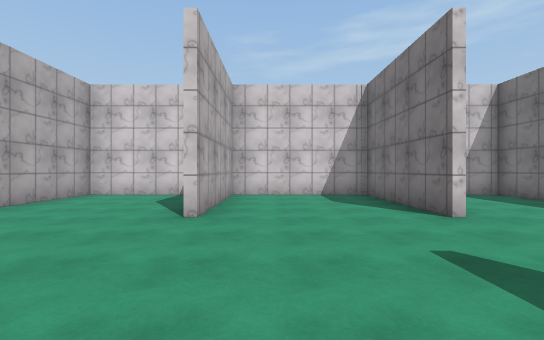
view 1 (above)

17 first-person views from a walk through a 3-D level made in the Unity game engine. The camera is 1.4 m above the floor, looks level and sees 85° across. The floor is counted in squares, 2 m on a side. Each view is taken from the middle of a square. On the plan, view 1 faces up. The plan holds only what a view shows up to about 10 squares ahead; the rest is blank. The place goes on beyond the plan. The player is left out. Surface patterns are stand-ins for the level's own textures.

view 2
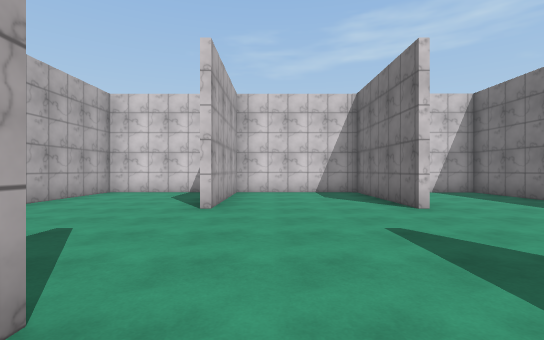

view 3
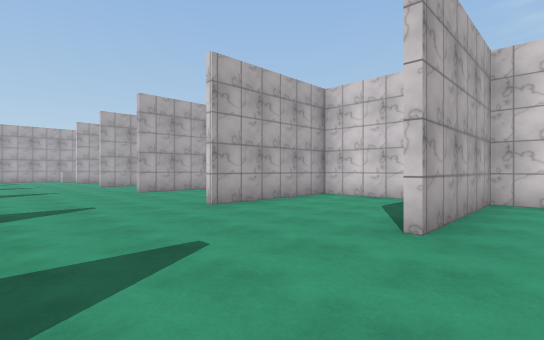

view 4
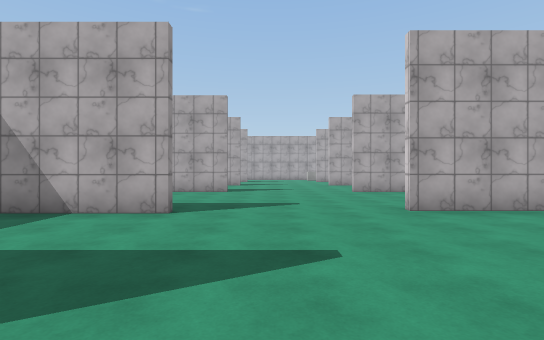

view 5
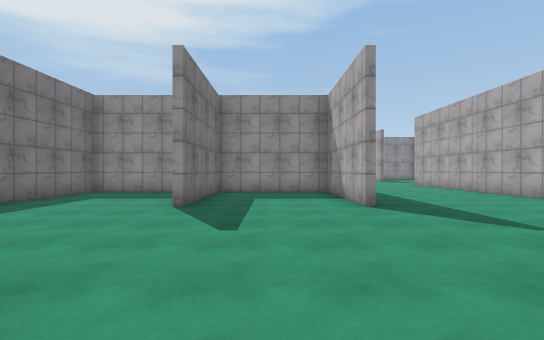

view 6
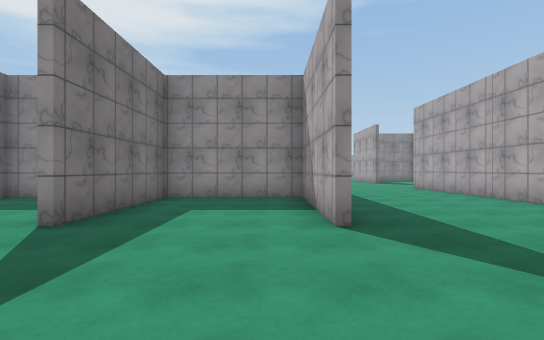

view 7
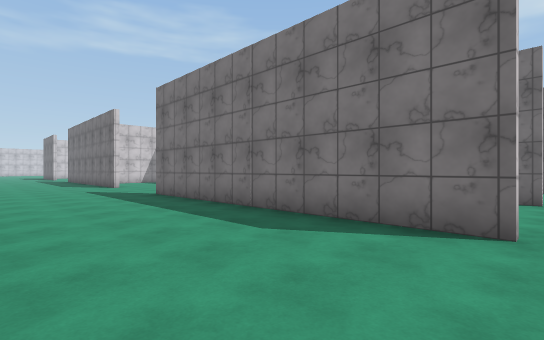

view 8
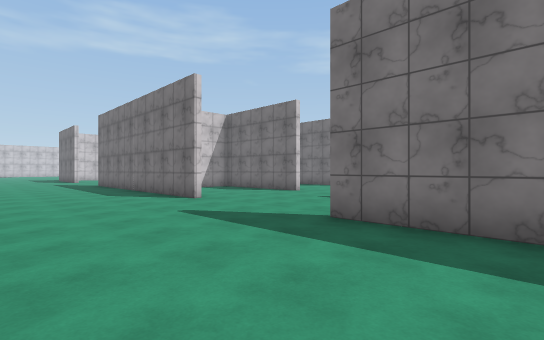

view 9
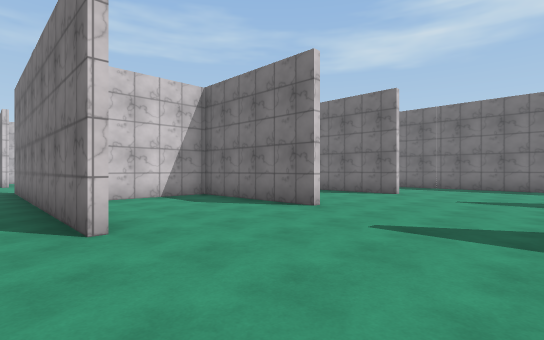

view 10
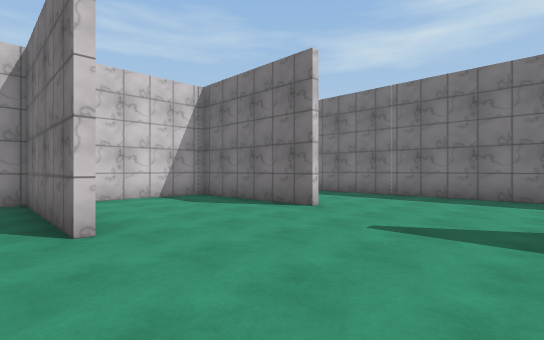

view 11
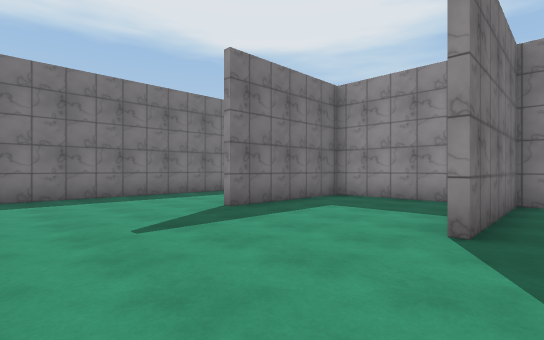

view 12
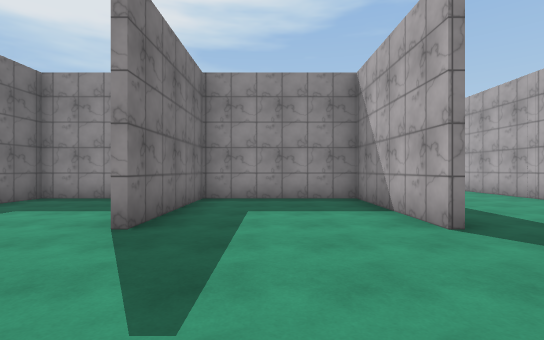

view 13
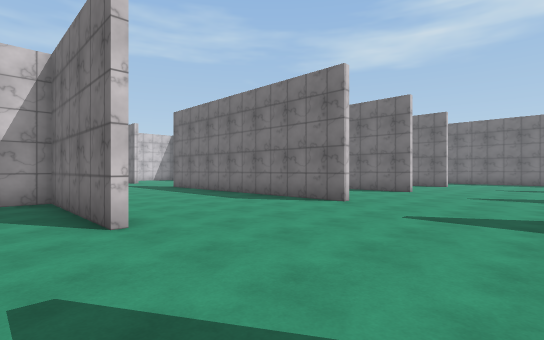

view 14
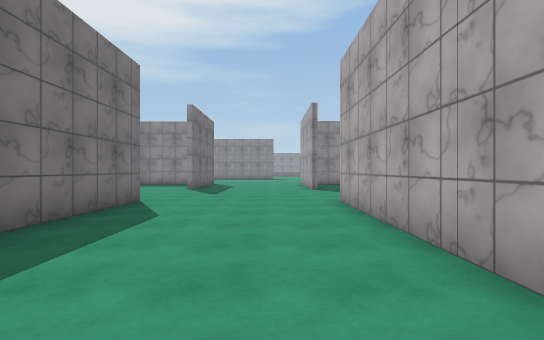

view 15
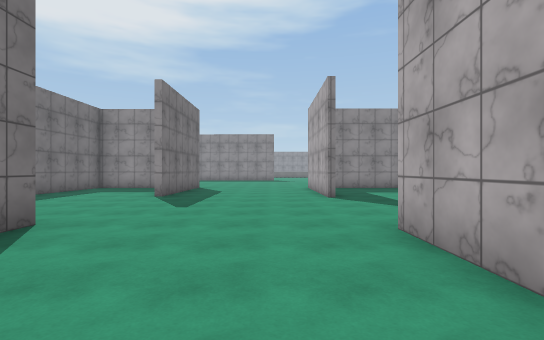

view 16
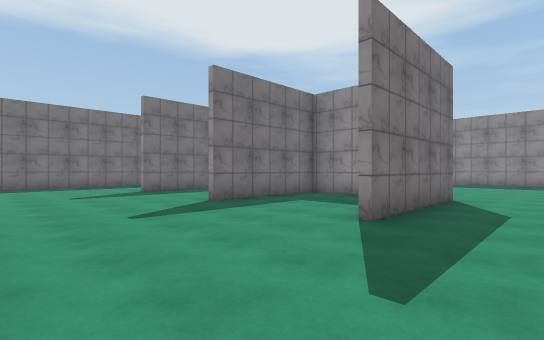

view 17
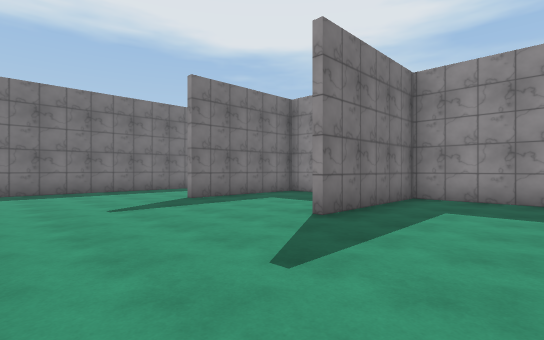

### Floor plan
Points are (right, up) in squares from view 1. A wall is a line through its corners. A room is listed if a view was taken in it or the views show most of it. See-through windows are left out.
Room 1 (views 1, 2, 3, 4, 5, 6, 7, 8, 9, 10, 11, 12, 13, 14, 15, 16, 17)
walls: (-1.3, 4.2) (-1.3, 4.8); (-5.3, 4.2) (-5.3, 12.5); (-4.8, 0.4) (-4.8, -3.5) (-1.3, -3.5) (-1.3, 0.4); (2.7, 4.2) (2.7, 8.3) (-1.1, 8.3) (-1.1, 4.2); (-2.2, 8.3) (-5.1, 8.3) (-5.1, 4.2); (-0.2, 8.7) (2.7, 8.7) (2.7, 12.5); (0.1, -3.5) (2.7, -3.5) (2.7, -0.1); (-9.5, 0.6) (-9.5, -7.6); (6.3, 5.9) (6.3, 8.3) (4.9, 8.3); (-9.5, 9) (-9.5, 4.5); (-5.1, 12.6) (-5.1, 8.7) (-1.3, 8.7) (-1.3, 12.5); (6.3, 10.1) (6.3, 18.9); (-5, -7.9) (-5, -4.2); (-1.3, 16.5) (-1.3, 20.5) (-3.9, 20.5); (-5.3, 16.5) (-5.3, 21.5); (2.7, 16.5) (2.7, 20.5) (-0.1, 20.5); (-9.9, 16.8) (-9.9, 20.5) (-10.8, 20.5); (-9.5, -11.6) (-9.5, -14); (6.3, -11.9) (6.3, -8.4); (-1.3, -15.5) (-1.3, -11.8); (-5, -15.5) (-5, -11.8); (2.7, -15.5) (2.7, -11.8)

Positions as (right, up) in squares from view 1, and headings:
1: (0, 0), facing up
2: (0, -1), facing up
3: (0, 1), facing up-left
4: (0, 2), facing left
5: (-3, 6), facing down
6: (-4, 4), facing down
7: (-9, 4), facing up-right
8: (-9, 10), facing up-right
9: (-6, 13), facing up-right
10: (-2, 13), facing up-right
11: (-2, 16), facing down-right
12: (-3, 16), facing down
13: (-11, 13), facing up-right
14: (-8, -1), facing down
15: (-8, -4), facing down
16: (-7, -8), facing down-right
17: (-4, -8), facing down-right
